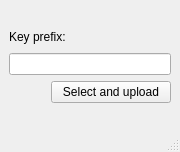
<?xml version="1.0" encoding="UTF-8"?>
<ui version="4.0">
 <class>MainWindow</class>
 <widget class="QMainWindow" name="MainWindow">
  <property name="geometry">
   <rect>
    <x>0</x>
    <y>0</y>
    <width>180</width>
    <height>152</height>
   </rect>
  </property>
  <property name="minimumSize">
   <size>
    <width>90</width>
    <height>25</height>
   </size>
  </property>
  <property name="windowTitle">
   <string>MainWindow</string>
  </property>
  <widget class="QWidget" name="centralwidget">
   <layout class="QVBoxLayout" name="verticalLayout">
    <item>
     <spacer name="verticalSpacer_2">
      <property name="orientation">
       <enum>Qt::Vertical</enum>
      </property>
      <property name="sizeHint" stdset="0">
       <size>
        <width>0</width>
        <height>0</height>
       </size>
      </property>
     </spacer>
    </item>
    <item>
     <layout class="QHBoxLayout" name="horizontalLayout">
      <property name="spacing">
       <number>0</number>
      </property>
      <item>
       <widget class="QLabel" name="label">
        <property name="text">
         <string>Key prefix:</string>
        </property>
       </widget>
      </item>
      <item>
       <spacer name="horizontalSpacer_2">
        <property name="orientation">
         <enum>Qt::Horizontal</enum>
        </property>
        <property name="sizeHint" stdset="0">
         <size>
          <width>40</width>
          <height>20</height>
         </size>
        </property>
       </spacer>
      </item>
     </layout>
    </item>
    <item>
     <widget class="QLineEdit" name="lineEdit_in_key">
      <property name="text">
       <string/>
      </property>
     </widget>
    </item>
    <item>
     <layout class="QHBoxLayout" name="horizontalLayout_2">
      <property name="spacing">
       <number>0</number>
      </property>
      <item>
       <spacer name="horizontalSpacer">
        <property name="orientation">
         <enum>Qt::Horizontal</enum>
        </property>
        <property name="sizeHint" stdset="0">
         <size>
          <width>40</width>
          <height>20</height>
         </size>
        </property>
       </spacer>
      </item>
      <item>
       <widget class="QPushButton" name="pushButton_select_img">
        <property name="sizePolicy">
         <sizepolicy hsizetype="Maximum" vsizetype="Fixed">
          <horstretch>0</horstretch>
          <verstretch>0</verstretch>
         </sizepolicy>
        </property>
        <property name="minimumSize">
         <size>
          <width>120</width>
          <height>0</height>
         </size>
        </property>
        <property name="maximumSize">
         <size>
          <width>120</width>
          <height>16777215</height>
         </size>
        </property>
        <property name="sizeIncrement">
         <size>
          <width>0</width>
          <height>25</height>
         </size>
        </property>
        <property name="text">
         <string>Select and upload</string>
        </property>
       </widget>
      </item>
     </layout>
    </item>
    <item>
     <spacer name="verticalSpacer">
      <property name="orientation">
       <enum>Qt::Vertical</enum>
      </property>
      <property name="sizeHint" stdset="0">
       <size>
        <width>0</width>
        <height>0</height>
       </size>
      </property>
     </spacer>
    </item>
   </layout>
  </widget>
  <widget class="QMenuBar" name="menubar">
   <property name="geometry">
    <rect>
     <x>0</x>
     <y>0</y>
     <width>180</width>
     <height>22</height>
    </rect>
   </property>
  </widget>
  <widget class="QStatusBar" name="statusbar"/>
 </widget>
 <resources/>
 <connections/>
</ui>
